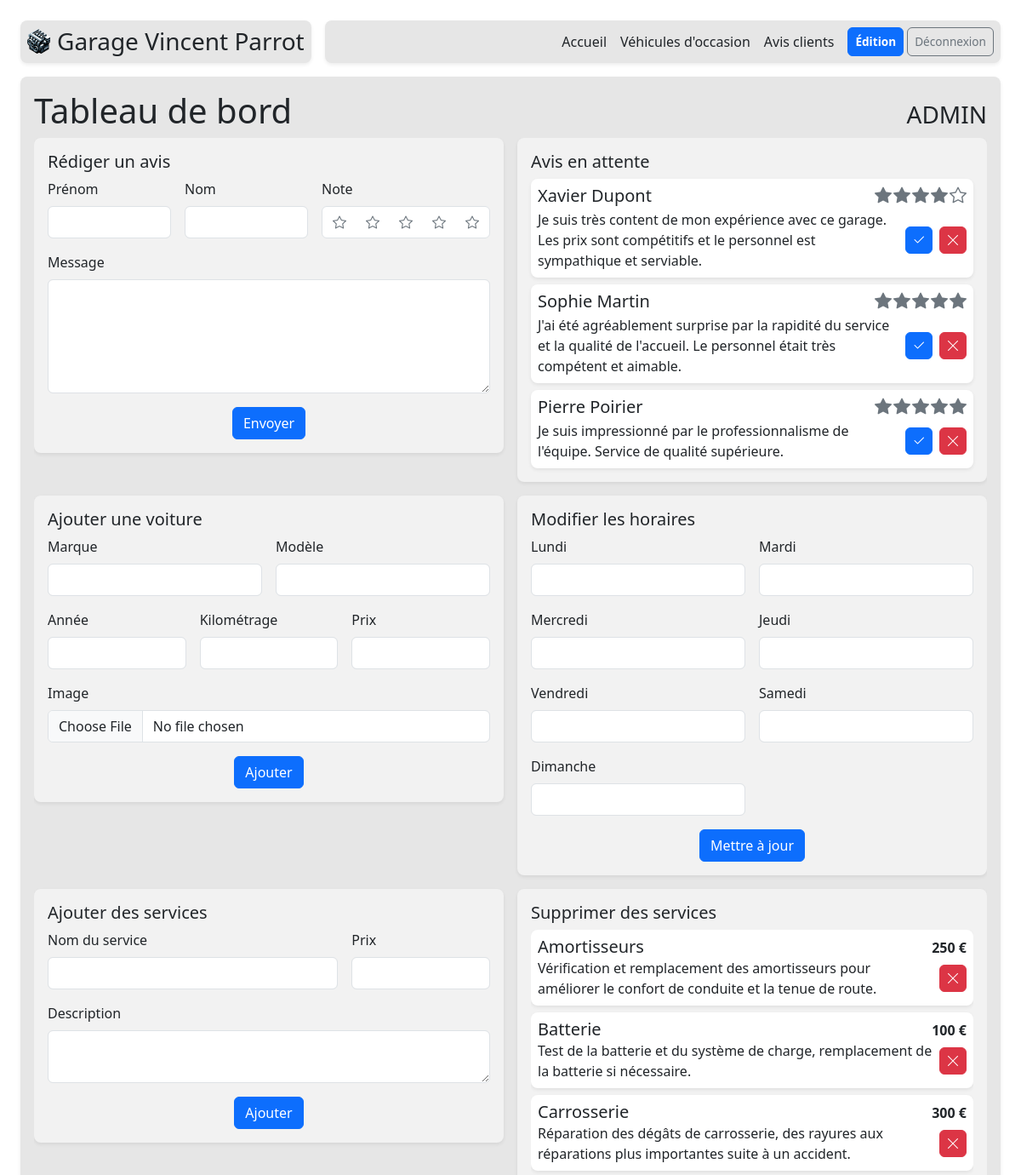
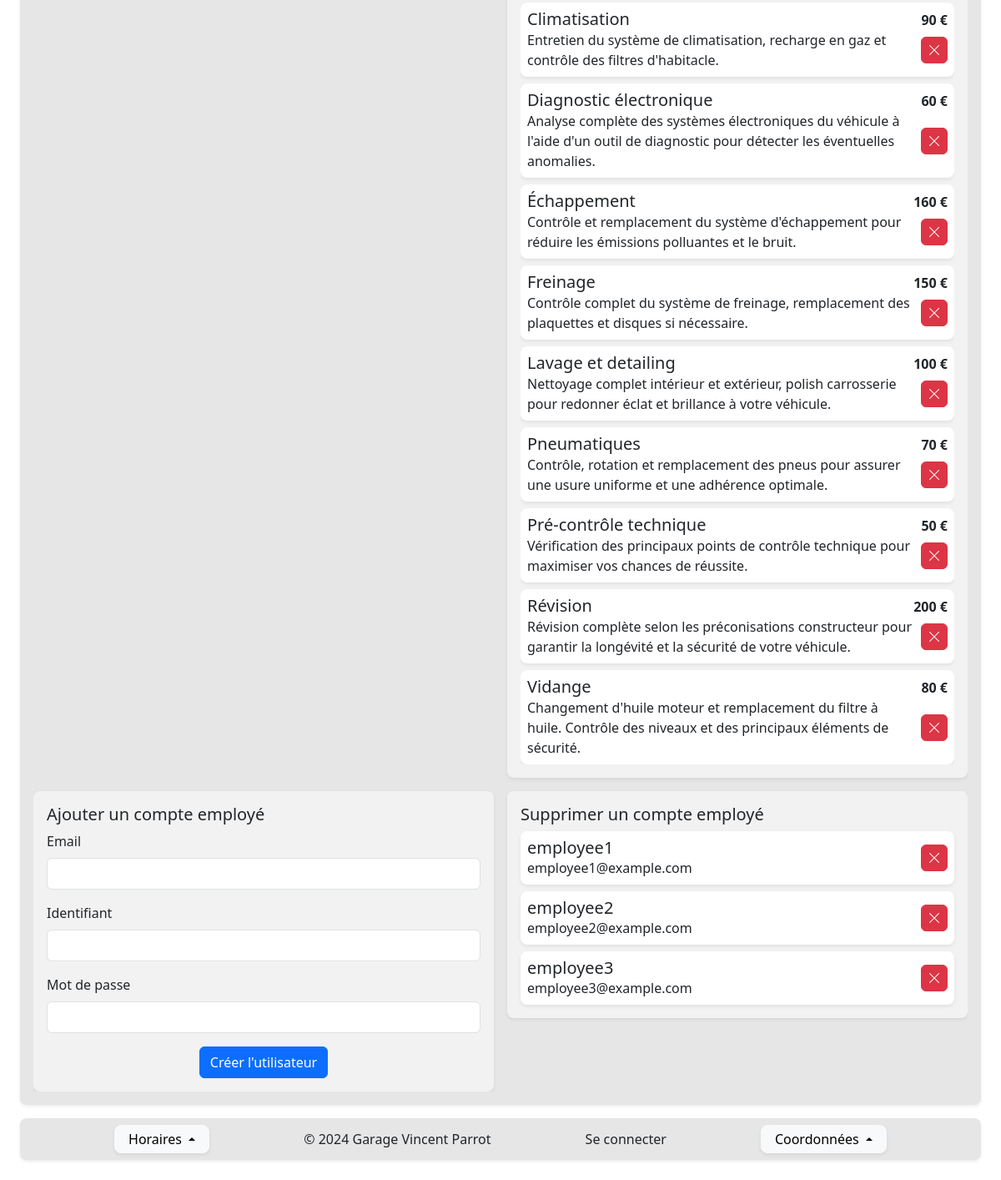
Screenshot of /index.php?p=edition (signed in) with the database file from the repository (2 pictures, top to bottom).
### tables this page shows
CREATE TABLE `customer_review` (
    `id` int NOT NULL AUTO_INCREMENT PRIMARY KEY,
    `full_name` varchar(100) NOT NULL,
    `review` varchar(3000) NOT NULL,
    `rating` int NOT NULL CHECK(`rating` BETWEEN 0 AND 5),
    `approved` ENUM('APPROVED', 'PENDING', 'DENIED') NOT NULL DEFAULT 'PENDING'
);

CREATE TABLE `service` (
    `id` int NOT NULL AUTO_INCREMENT PRIMARY KEY,
    `name` varchar(100) NOT NULL,
    `description` varchar(500) NOT NULL,
    `price` decimal(10,2) NOT NULL
);

CREATE TABLE `user` (
    `id` int NOT NULL AUTO_INCREMENT PRIMARY KEY,
    `username` varchar(50) NOT NULL UNIQUE,
    `password` varchar(255) NOT NULL,
     
    `user_type` ENUM('ADMIN', 'EMPLOYEE') NOT NULL DEFAULT 'EMPLOYEE',
    `email` varchar(255) UNIQUE
);

### view/edition.php (the view, shortened to what the rows shown need)
<main class="w-100 flex-1 d-flex flex-column overflow-hidden bg-150 shadow-sm rounded-3 p-3">
    <div class="d-flex flex-row justify-content-between align-items-baseline">
        <h1><?= $title ?></h1>
    </div>
    <div class="flex-1 d-flex flex-column overflow-x-hidden overflow-y-auto">
        <div class="row g-3" data-masonry='{"percentPosition": true }'>
            <section id="approveReview" class="col-md-6">
                <div class="bg-100 shadow-sm rounded-3 p-3">
                    <div id="rowReview" class="row g-2">
                        <?php if ($reviewList != null) : ?>
                            <?php foreach ($reviewList as $review) : ?>
                                <div class="parent-element review col-12">
                                    <div class="bg-white rounded-3 shadow-sm p-2">
                                        <div class="d-flex justify-content-between align-items-baseline mb-1">
                                            <h5 class="mb-0"><?= $review->fullName ?></h5>
                                            <h5 class="mb-0 d-flex flex-row align-items-center" style="gap: 2px;">
                                                <?php for ($i = 0; $i < $review->rating; $i++) : ?>
                                                    <i class="bi bi-star-fill" style="color: var(--bs-gray)"></i>
                                                <?php endfor; ?>
                                                <?php for ($i = 0; $i < (5 - $review->rating); $i++) : ?>
                                                    <i class="bi bi-star" style="color: var(--bs-gray)"></i>
                                                <?php endfor; ?>
                                            </h5>
                                        </div>
                                        <div class="d-flex gap-2 justify-content-between align-items-center">
                                            <p class="mb-0"><?= $review->review ?></p>
                                            <div class="d-flex gap-2">
                                                <button type="button" data-id="<?= $review->id ?>" data-action="approve" data-table="customer_review" class="ajax-button btn btn-primary p-0" style="height: 2rem; width: 2rem;"><i class="bi bi-check2"></i></button>
                                                <button type="button" data-id="<?= $review->id ?>" data-action="deny" data-table="customer_review" class="ajax-button btn btn-danger p-0" style="height: 2rem; width: 2rem;"><i class="bi bi-x-lg"></i></button>
                                            </div>
                                        </div>
                                    </div>
                                </div>
                            <?php endforeach; ?>
                        <?php else : ?>
                            <div class="col-12 d-flex justify-content-center">
                                <p class="mb-0">Aucun avis en attente</p>
                            </div>
                        <?php endif; ?>
                    </div>
                </div>
            </section>
            <section id="deleteService" class="<?php if ($userType == 'EMPLOYEE') echo 'd-none' ?> col-md-6">
                <div class="bg-100 shadow-sm rounded-3 p-3">
                    <div class="d-flex flex-column gap-2 overflow-y-auto" style="max-height: 50vh;">
                        <?php foreach ($serviceList as $service) : ?>
                            <div class="parent-element bg-white rounded-3 shadow-sm p-2">
                                <div class="d-flex justify-content-between align-items-baseline">
                                    <h5 class="mb-0"><?= $service->name ?></h5>
                                    <p class="fw-semibold mb-0"><?= formatNumber($service->price) ?> €</p>
                                </div>
                                <div class="d-flex gap-2 justify-content-between align-items-center">
                                    <div>
                                        <p class="mb-0"><?= $service->description ?></p>
                                    </div>
                                    <div>
                                        <button type="button" data-id="<?= $service->id ?>" data-action="delete" data-table="service" class="ajax-button btn btn-danger p-0" style="height: 2rem; width: 2rem;"><i class="bi bi-x-lg"></i></button>
                                    </div>
                                </div>
                            </div>
                        <?php endforeach; ?>
                    </div>
                </div>
            </section>
            <section id="deleteEmployee" class="<?php if ($userType == 'EMPLOYEE') echo 'd-none' ?> col-md-6">
                <div class="bg-100 shadow-sm rounded-3 p-3">
                    <div id="rowReview" class="row g-2">
                        <?php if ($employeeList != null) : ?>
                            <?php foreach ($employeeList as $employee) : ?>
                                <div class="parent-element review col-12">
                                    <div class="bg-white rounded-3 shadow-sm p-2 d-flex justify-content-between align-items-center">
                                        <div>
                                            <h5 class="mb-0"><?= $employee->username ?></h5>
                                            <p class="mb-0"><?= $employee->email ?></p>
                                        </div>
                                        <div>
                                            <button type="button" data-id="<?= $employee->id ?>" data-action="delete" data-table="user" class="ajax-button btn btn-danger p-0" style="height: 2rem; width: 2rem;"><i class="bi bi-x-lg"></i></button>
                                        </div>
                                    </div>
                                </div>
                            <?php endforeach; ?>
                        <?php else : ?>
                            <div class="col-12 d-flex justify-content-center">
                                <p class="mb-0">Aucun employé</p>
                            </div>
                        <?php endif; ?>
                    </div>
                </div>
            </section>
        </div>
    </div>
</main>

### rows the page displays
customer_review: full_name "Xavier Dupont", rating 4 (drawn), review "Je suis très content de mon expérience avec ce garage. Les prix sont compétitifs et le personnel est sympathique et serviable."
customer_review: full_name "Sophie Martin", rating 5 (drawn), review "J'ai été agréablement surprise par la rapidité du service et la qualité de l'accueil. Le personnel était très compétent et aimable."
customer_review: full_name "Pierre Poirier", rating 5 (drawn), review "Je suis impressionné par le professionnalisme de l'équipe. Service de qualité supérieure."
service: name "Amortisseurs", price "250", description "Vérification et remplacement des amortisseurs pour améliorer le confort de conduite et la tenue de route."
service: name "Batterie", price "100", description "Test de la batterie et du système de charge, remplacement de la batterie si nécessaire."
service: name "Carrosserie", price "300", description "Réparation des dégâts de carrosserie, des rayures aux réparations plus importantes suite à un accident."
service: name "Climatisation", price "90", description "Entretien du système de climatisation, recharge en gaz et contrôle des filtres d'habitacle."
service: name "Diagnostic électronique", price "60", description "Analyse complète des systèmes électroniques du véhicule à l'aide d'un outil de diagnostic pour détecter les éventuelles anomalies."
service: name "Échappement", price "160", description "Contrôle et remplacement du système d'échappement pour réduire les émissions polluantes et le bruit."
service: name "Freinage", price "150", description "Contrôle complet du système de freinage, remplacement des plaquettes et disques si nécessaire.", $service->id 2 (drawn)
service: name "Lavage et detailing", price "100", description "Nettoyage complet intérieur et extérieur, polish carrosserie pour redonner éclat et brillance à votre véhicule."
service: name "Pneumatiques", price "70", description "Contrôle, rotation et remplacement des pneus pour assurer une usure uniforme et une adhérence optimale."
service: name "Pré-contrôle technique", price "50", description "Vérification des principaux points de contrôle technique pour maximiser vos chances de réussite."
service: name "Révision", price "200", description "Révision complète selon les préconisations constructeur pour garantir la longévité et la sécurité de votre véhicule."
service: name "Vidange", price "80", description "Changement d'huile moteur et remplacement du filtre à huile. Contrôle des niveaux et des principaux éléments de sécurité."
user: username "employee1", email "employee1@example.com", $employee->id 2 (drawn)
user: username "employee2", email "employee2@example.com"
user: username "employee3", email "employee3@example.com"

### other values shown
$title "Tableau de bord"
$userType "ADMIN"
